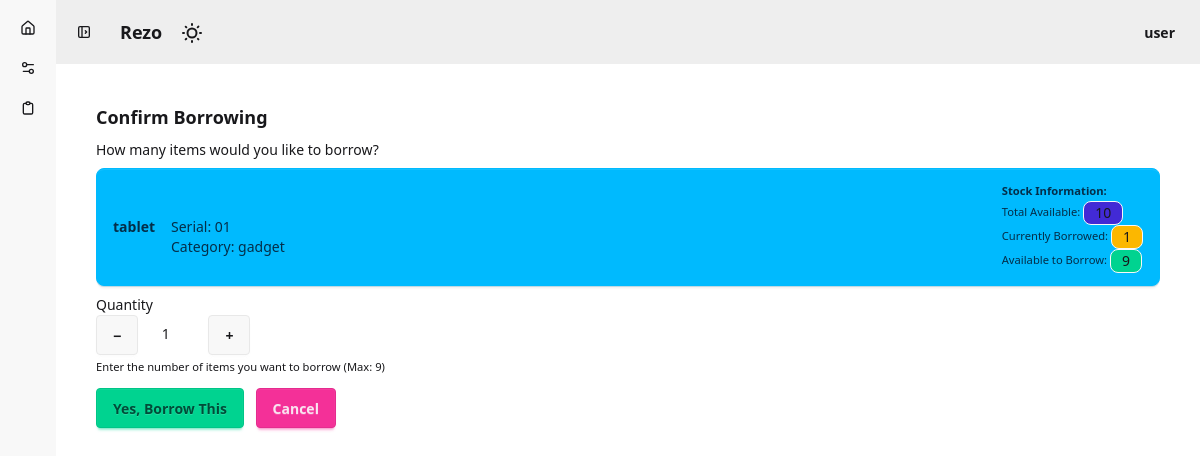
Page /inventory/borrow/1/ (signed in) on the committed database.
### inventory/models.py (models this page shows, shortened)
class Asset(models.Model):
    STATUS_CHOICES = [
        ('AVAILABLE', 'Available'),
        ('BORROWED', 'Borrowed'),
        ('REPAIR', 'Under Repair'),
        ('DISPOSED', 'Disposed'),
    ]
    name = models.CharField(max_length=100)
    serial_number = models.CharField(max_length=50, unique=True)
    category = models.ForeignKey(Category, on_delete=models.CASCADE)
    total_quantity = models.IntegerField(default=10)  # Total stock available (limit)
    status = models.CharField(max_length=20, choices=STATUS_CHOICES, default='AVAILABLE')
    image = models.ImageField(upload_to='media/assets/upload', null=True, blank=True)
    def get_borrowed_quantity(self):
        return BorrowRecord.objects.filter(
            asset=self,
            is_returned=False
        ).aggregate(total=models.Sum('quantity'))['total'] or 0
    def get_available_quantity(self):
        return self.total_quantity - self.get_borrowed_quantity()

class Category(models.Model):
    name = models.CharField(max_length=100)

### inventory/views.py (the view, shortened to what this page needs)
# urls.py: path('borrow/<int:pk>/', views.borrow_asset, name='borrow_asset'),
@login_required
def borrow_asset(request, pk):
    asset = get_object_or_404(Asset, pk=pk)
    return render(request, 'inventory/confirm_borrow.html', {'asset': asset})

### inventory/templates/inventory/confirm_borrow.html (shortened to what this page needs)
{% extends 'base.html' %}
{% block content %}
<div class="row justify-content-center">
    <div class="col-md-6">
        <div class="card">
            <div class="card-body">
                <h3 class="card-title">Confirm Borrowing</h3>
                <p class="card-text">How many items would you like to borrow?</p>
                <div class="alert alert-info">
                    <strong>{{ asset.name }}</strong><br>
                    Serial: {{ asset.serial_number }}<br>
                    Category: {{ asset.category.name }}<br>
                    <small>
                        <strong>Stock Information:</strong><br>
                        Total Available: <span class="badge bg-primary">{{ asset.total_quantity }}</span><br>
                        Currently Borrowed: <span class="badge bg-warning">{{ asset.get_borrowed_quantity }}</span><br>
                        Available to Borrow: <span class="badge bg-success">{{ asset.get_available_quantity }}</span>
                    </small>
                </div>
                <form method="POST">
                    <div class="mb-3">
                        <label for="quantity" class="form-label">Quantity</label>
                        <div class="input-group">
                            <button type="button" class="btn btn-outline-secondary" onclick="decreaseQty()">−</button>
                            <input type="number" id="quantity" name="quantity" class="form-control text-center" value="1" min="1" max="{{ asset.get_available_quantity }}" style="max-width: 80px;">
                            <button type="button" class="btn btn-outline-secondary" onclick="increaseQty()">+</button>
                        </div>
                        <small class="form-text text-muted">Enter the number of items you want to borrow (Max: {{ asset.get_available_quantity }})</small>
                    </div>
                    <button type="submit" class="btn btn-success me-2">Yes, Borrow This</button>
                    <a href="{% url 'asset_list' %}" class="btn btn-secondary">Cancel</a>
                </form>
            </div>
        </div>
    </div>
</div>
{% endblock %}

### templates/base.html (shortened to what this page needs)
<!DOCTYPE html>
<html lang="en" data-theme="light">
<head>
    {% load static %}
    <link href="{% static 'css/output.css' %}" rel="stylesheet">
</head>
<body>
    <div class="drawer lg:drawer-open">
        <div class="drawer-content">
            <nav class="navbar w-full bg-base-300">
                <label for="my-drawer" aria-label="open sidebar" class="btn btn-square btn-ghost">
                </label>
                <div class="px-4 font-bold text-lg">Rezo</div>
                <div class="h-fit w-fit p-0.5">
                    <label class="swap swap-rotate">
                        <input type="checkbox" class="theme-controller" value="dark" />
                    </label>
                </div>
                <div class="flex-none gap-2">
                    {% if user.is_authenticated %}
                    <div class="dropdown dropdown-end">
                        <button class="btn btn-ghost" tabindex="0">
                            <span>{{ user.username }}</span>
                        </button>
                    </div>
                    {% else %}
                    <a href="{% url 'login' %}" class="btn btn-primary">Login</a>
                    <a href="{% url 'register' %}" class="btn btn-outline">Register</a>
                    {% endif %}
                </div>
            </nav>
            <div class="p-4">
                {% block content %}{% endblock %}
            </div>
        </div>
        <div class="drawer-side is-drawer-close:overflow-visible">
            <div class="flex min-h-full flex-col items-start bg-base-200 is-drawer-close:w-14 is-drawer-open:w-64">
                <ul class="menu w-full grow">
                    <li>
                        <a href="{% url 'home' %}" class="is-drawer-close:tooltip is-drawer-close:tooltip-right" data-tip="Home">
                        </a>
                    </li>
                    <li>
                        <a href="{% url 'asset_list' %}" class="is-drawer-close:tooltip is-drawer-close:tooltip-right" data-tip="Equipment">
                        </a>
                    </li>
                    {% if user.is_authenticated %}
                    <li>
                        <a href="{% url 'profile' %}" class="is-drawer-close:tooltip is-drawer-close:tooltip-right" data-tip="My Borrowings">
                        </a>
                    </li>
                    {% endif %}
                </ul>
            </div>
        </div>
    </div>
</body>
</html>

### rows in the picture
Asset: name "tablet", serial_number "01", category.name "gadget", total_quantity "10", get_borrowed_quantity "1", get_available_quantity "9"

### other values in the picture
{{ user.username }} "user"
